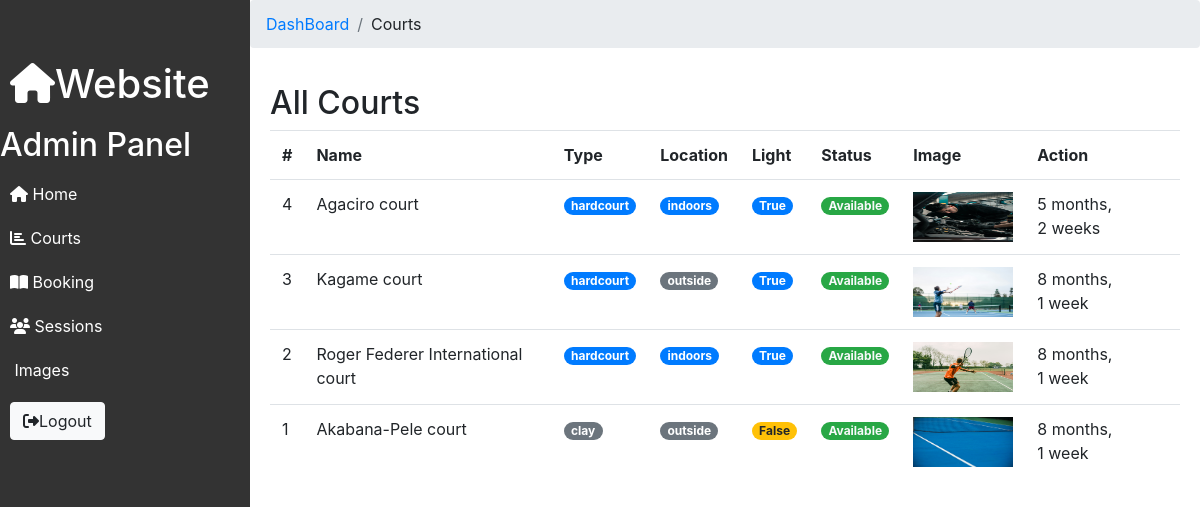
Before: /dashboard/courts (signed in) with the older database file.
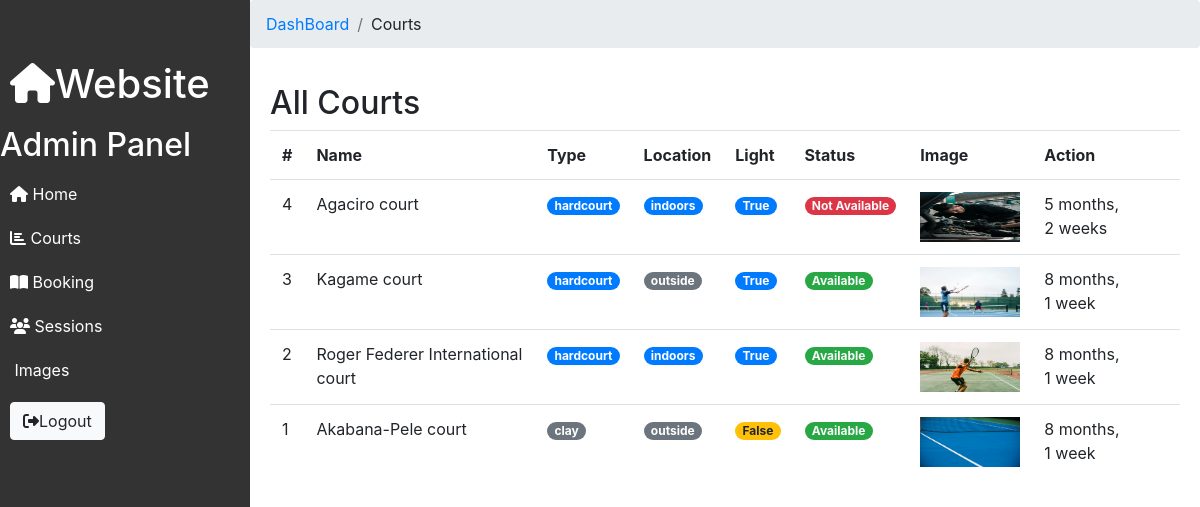
After: the same page with the newer database file.
### App/models.py (models this page shows, shortened)
class Court(models.Model):
    name = models.CharField(max_length=50, unique=True)
    court_type = models.CharField(max_length=20, choices=COURT_TYPES)
    court_location = models.CharField(max_length=20, choices=COURT_LOCATION)
    has_lighting = models.BooleanField(default=False)
    is_available = models.BooleanField(default=True)
    pre_image = models.ImageField(upload_to='img/upload', null=False)
    description = models.TextField(null=True);
    created_at = models.DateTimeField(auto_now_add=True)
    updated_at = models.DateTimeField(auto_now=True)
    class Meta:
        ordering = ['-created_at']

### App/views.py (the view)
# urls.py: path('dashboard/courts', views.adminCourts, name="admin-courts"),
@login_required
def adminCourts(request):
   courts = Court.objects.all()
   context = {'courts': courts}
   return render(request, 'admin/admin-court.html', context)

### App/templates/App/admin/admin-court.html (shortened to what this page needs)
{% include 'includes/admin-header.html' %}
{% include 'includes/admin-nav.html' %}
<div class="content" style="padding: 0px;">
    <nav aria-label="breadcrumb">
        <ol class="breadcrumb">
            <li class="breadcrumb-item"><a href="{% url 'dashboard' %}">DashBoard</a></li>
            <li class="breadcrumb-item">Courts</li>
        </ol>
    </nav>
    <div style="padding: 20px;">
        <h2>All Courts</h2>
        <table class="table table-hover">
            <tr>
                <th>#</th>
                <th>Name</th>
                <th>Type</th>
                <th>Location</th>
                <th>Light</th>
                <th>Status</th>
                <th>Image</th>
                <th>Action</th>
                {% for court in courts %}
            <tr>
                <td>{{ court.id }}</td>
                <td>{{ court.name }}</td>
                {% if court.court_type == "hardcourt" %}
                <td><span class="badge badge-pill badge-primary">{{court.court_type}}</span></td>
                {% else %}
                <td><span class="badge badge-pill badge-secondary">{{court.court_type}}</span></td>
                {% endif %}
                {% if court.court_location == "outside" %}
                <td><span class="badge badge-pill badge-secondary">{{court.court_location}}</span></td>
                {% else %}
                <td><span class="badge badge-pill badge-primary">{{court.court_location}}</span></td>
                {% endif %}
                {% if court.has_lighting == True %}
                <td><span class="badge badge-pill badge-primary">{{court.has_lighting}}</span></td>
                {% else %}
                <td><span class="badge badge-pill badge-warning">{{court.has_lighting}}</span></td>
                {% endif %}
                {% if court.is_available == True %}
                <td><span class="badge badge-pill badge-success"><a
                            href="{% url 'admin-courts-status' court.id %}?state=False"
                            class="text-decoration-none text-light">Available</a></span></td>
                {% else %}
                <td><span class="badge badge-pill badge-danger"><a
                            href="{% url 'admin-courts-status' court.id %}?state=True"
                            class="text-decoration-none text-light">Not Available</a></span></td>
                {% endif %}
                <td><img src="../{{court.pre_image}}" width="100" height="50" alt=""></td>
                <td>{{ court.created_at | timesince }}</td>
            </tr>
            {% endfor%}
            </tr>
        </table>
    </div>
</div>
{% include 'includes/admin-footer.html' %}

Changed rows visible on the page:
changed Court "Agaciro court": is_available "Available" → "Not Available"
